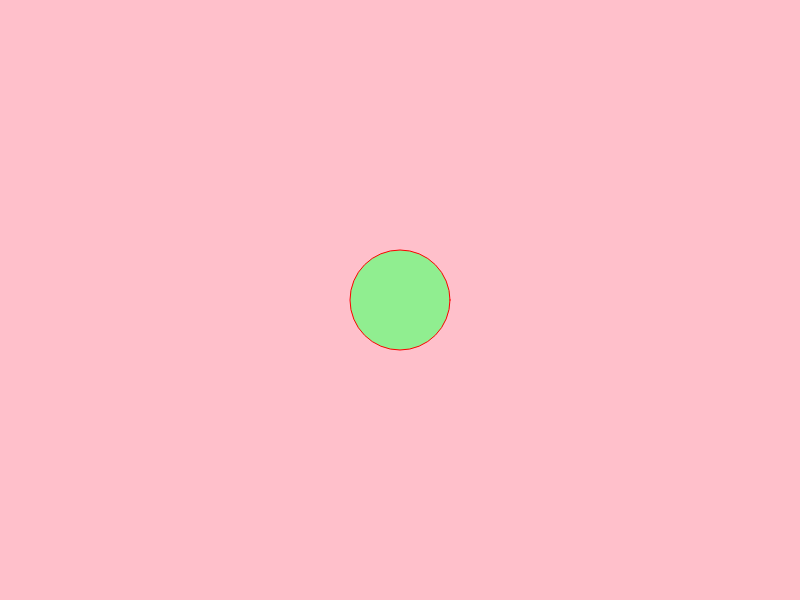
Frame 1 (no input)
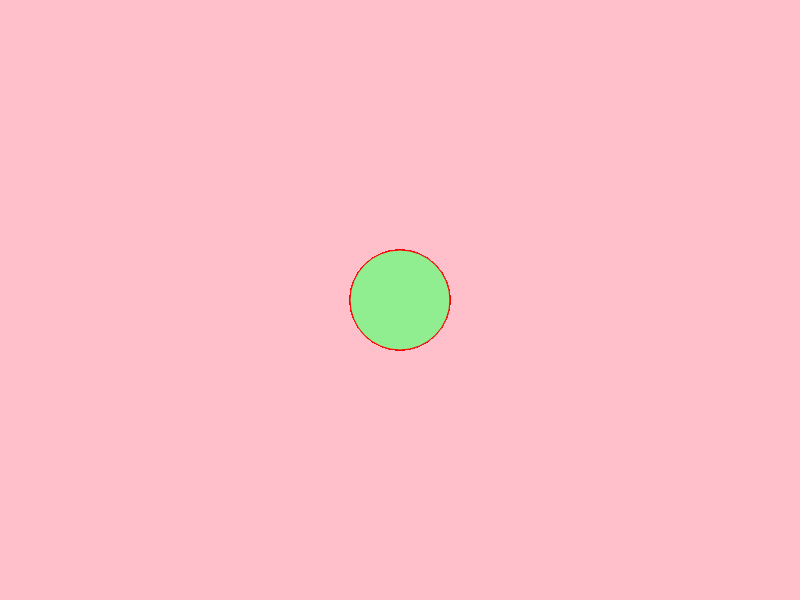
Frame 60 (no input)
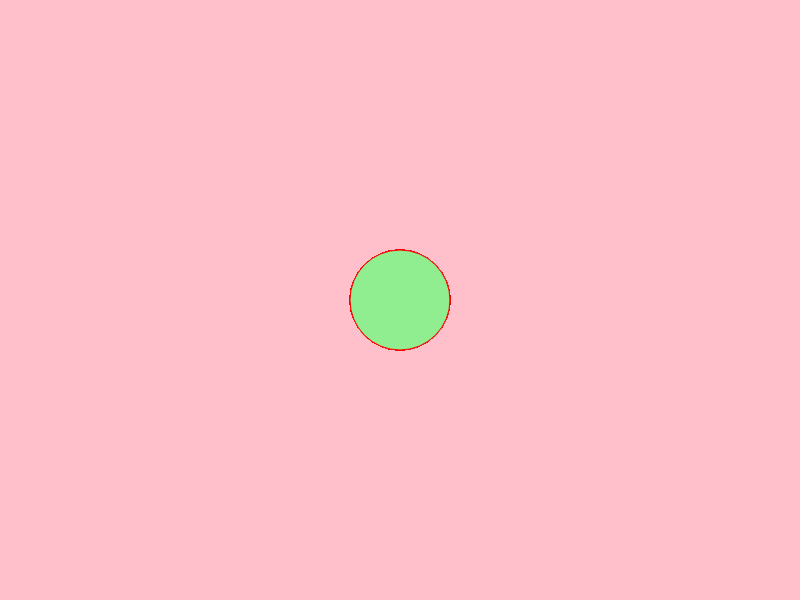
Frame 120 (the mouse pressed at the canvas centre since frame 60)

The p5.js sketch that drew these frames (run headless with seeded random() and noise() and a simulated clock; from frame 60 on, the mouse is pressed at the canvas centre):

// p5.js sketch
// ── sketch.js
function setup() {
  createCanvas(800, 600);
  background('pink');
}

function draw() {
	stroke('red');
  fill('lightgreen');
  ellipse(400,300,100);
}
